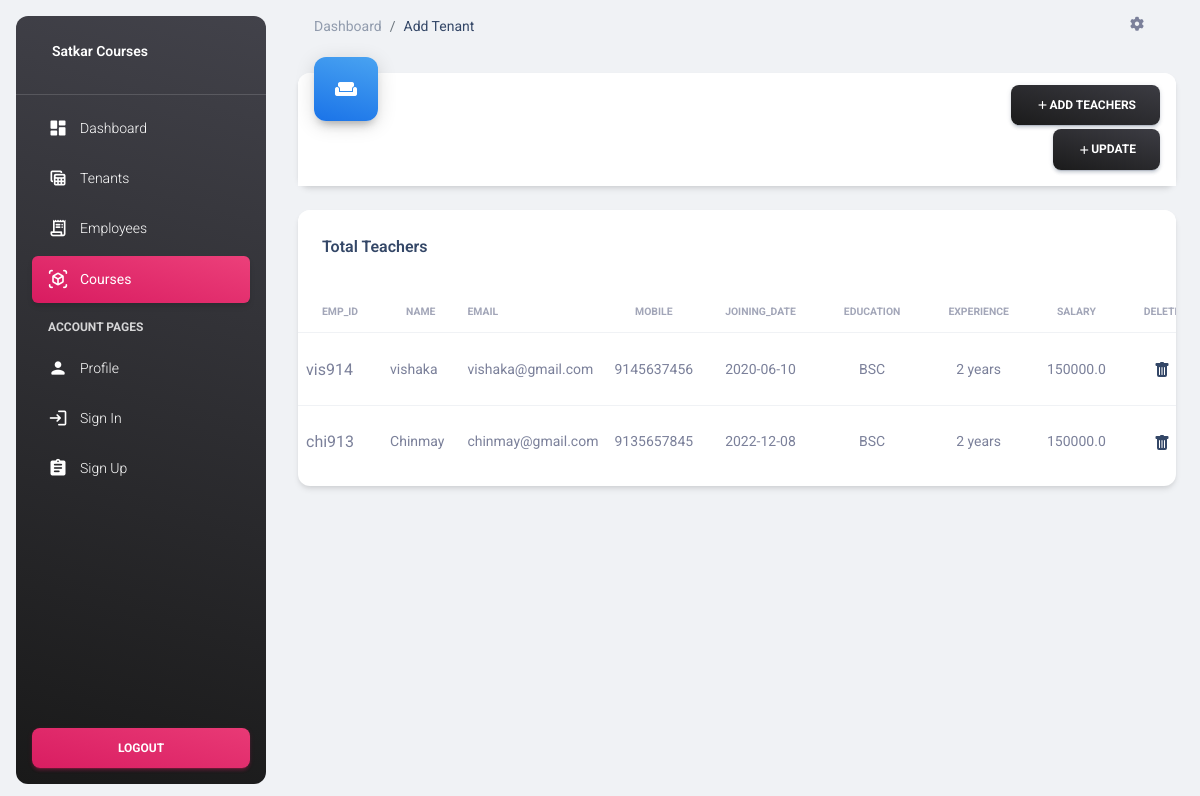
Screenshot of /teacher with the database file from the repository.
### home/models.py (models this page shows, shortened)
class Teacher(models.Model):
    Emp_Id = models.CharField(max_length=100)
    Name = models.CharField(max_length=100)
    Email = models.EmailField(max_length=100)
    Mobile = models.CharField(max_length=10)
    Joining_Date = models.CharField(max_length=255)
    Education = models.CharField(max_length=100)
    Expriance = models.CharField(max_length=100)
    Privies_salary = models.FloatField()
    is_active=models.BooleanField(default=True)

### home/views.py (the view)
# urls.py: path('teacher', views.teacher, name='teacher'),
def teacher(request):
    t_data = Teacher.objects.all()
    return render(request,'teacher.html',{'t_data':t_data})

### home/templates/teacher.html (shortened to what this page needs)
{%load static%}
<!DOCTYPE html>
<html lang="en">
<head>
  <link href="css/nucleo-icons.css" rel="stylesheet" />
  <link href="css/nucleo-svg.css" rel="stylesheet" />
  <link id="pagestyle" href="{%static 'css/material-dashboard.css'%}" rel="stylesheet" />
</head>
<body class="g-sidenav-show  bg-gray-200">
  <aside
    class="sidenav navbar navbar-vertical navbar-expand-xs border-0 border-radius-xl my-3 fixed-start ms-3   bg-gradient-dark"
    id="sidenav-main">
    <div class="sidenav-header">
      <a class="navbar-brand m-0" href=" " target="_blank">
        <span class="ms-1 font-weight-bold text-white">Satkar Courses</span>
      </a>
    </div>
    <hr class="horizontal light mt-0 mb-2">
    <div class="collapse navbar-collapse  w-auto  max-height-vh-100" id="sidenav-collapse-main">
      <ul class="navbar-nav">
        <li class="nav-item">
          <a class="nav-link text-white" href="dashboard">
            <div class="text-white text-center me-2 d-flex align-items-center justify-content-center">
              <i class="material-icons opacity-10">dashboard</i>
            </div>
            <span class="nav-link-text ms-1">Dashboard</span>
          </a>
        </li>
        <li class="nav-item">
          <a class="nav-link text-white " href="#">
            <div class="text-white text-center me-2 d-flex align-items-center justify-content-center">
              <i class="material-icons opacity-10">table_view</i>
            </div>
            <span class="nav-link-text ms-1">Tenants</span>
          </a>
        </li>
        <li class="nav-item">
          <a class="nav-link text-white " href="#">
            <div class="text-white text-center me-2 d-flex align-items-center justify-content-center">
              <i class="material-icons opacity-10">receipt_long</i>
            </div>
            <span class="nav-link-text ms-1">Employees</span>
          </a>
        </li>
        <li class="nav-item">
          <a class="nav-link text-white active bg-gradient-primary" href="course">
            <div class="text-white text-center me-2 d-flex align-items-center justify-content-center">
              <i class="material-icons opacity-10">view_in_ar</i>
            </div>
            <span class="nav-link-text ms-1">Courses</span>
          </a>
        </li>
        <li class="nav-item mt-3">
          <h6 class="ps-4 ms-2 text-uppercase text-xs text-white font-weight-bolder opacity-8">Account pages</h6>
        </li>
        <li class="nav-item">
          <a class="nav-link text-white " href="#">
            <div class="text-white text-center me-2 d-flex align-items-center justify-content-center">
              <i class="material-icons opacity-10">person</i>
            </div>
            <span class="nav-link-text ms-1">Profile</span>
          </a>
        </li>
        <li class="nav-item">
          <a class="nav-link text-white " href="/">
            <div class="text-white text-center me-2 d-flex align-items-center justify-content-center">
              <i class="material-icons opacity-10">login</i>
            </div>
            <span class="nav-link-text ms-1">Sign In</span>
          </a>
        </li>
        <li class="nav-item">
          <a class="nav-link text-white " href="sign_up">
            <div class="text-white text-center me-2 d-flex align-items-center justify-content-center">
              <i class="material-icons opacity-10">assignment</i>
            </div>
            <span class="nav-link-text ms-1">Sign Up</span>
          </a>
        </li>
      </ul>
    </div>
    <div class="sidenav-footer position-absolute w-100 bottom-0 ">
      <div class="mx-3">
        <a class="btn bg-gradient-primary mt-4 w-100" href="lgout" type="button">Logout</a>
      </div>
    </div>
  </aside>
  <main class="main-content position-relative max-height-vh-100 h-100 border-radius-lg ">
    <nav class="navbar navbar-main navbar-expand-lg px-0 mx-4 shadow-none border-radius-xl" id="navbarBlur"
      navbar-scroll="true">
      <div class="container-fluid py-1 px-3">
        <nav aria-label="breadcrumb">
          <ol class="breadcrumb bg-transparent mb-0 pb-0 pt-1 px-0 me-sm-6 me-5">
            <li class="breadcrumb-item text-sm"><a class="opacity-5 text-dark" href="javascript:;">Dashboard</a></li>
            <li class="breadcrumb-item text-sm text-dark active" aria-current="page">Add Tenant</li>
          </ol>
        </nav>
        <div class="collapse navbar-collapse mt-sm-0 mt-2 me-md-0 me-sm-4" id="navbar">
          <ul class="navbar-nav  justify-content-end">
            <li class="nav-item px-3 d-flex align-items-center">
              <a href="javascript:;" class="nav-link text-body p-0">
                <i class="fa fa-cog fixed-plugin-button-nav cursor-pointer"></i>
              </a>
            </li>
          </ul>
        </div>
      </div>
    </nav>
    <div class="container-fluid py-4">
      <div class="row">
        <div class="col-xl-12 col-sm-6 mb-xl-0 mb-4">
          <div class="card">
            <div class="card-header p-3 pt-2">
              <div
                class="icon icon-lg icon-shape bg-gradient-info shadow-dark text-center border-radius-xl mt-n4 position-absolute">
                <i class="material-icons opacity-10">weekend</i>
              </div>
              <div class="text-end pt-1">
                <a class="btn bg-gradient-dark mb-0" href="javascript:;" data-bs-toggle="modal"
                  data-bs-target="#exampleModal"><i class="material-icons text-sm">add</i>Add Teachers</a>
              </div>
               <div class="text-end pt-1">
                <a class="btn bg-gradient-dark mb-0" href="javascript:;" data-bs-toggle="modal"
                  data-bs-target="#UpdateModal"><i class="material-icons text-sm">add</i>Update</a>
              </div>
            </div>
          </div>
        </div>
      </div>
      <div class="row mt-4 mb-4">
        <div class="col-lg-12 col-md-6 mb-md-0 mb-4">
          <div class="card">
            <div class="card-header pb-0">
              <div class="row">
                <div class="col-lg-6 col-7">
                  <h6>Total Teachers</h6>
                </div>
              </div>
            </div>
            <div class="card-body px-0 pb-2">
              <div class="table-responsive">
                <table class="table align-items-center mb-0">
                  <thead>
                    <tr>
                      <th class="text-uppercase text-secondary text-xxs font-weight-bolder opacity-7">Emp_Id</th>
                      <th class="text-uppercase text-secondary text-xxs font-weight-bolder opacity-7">Name</th>
                      <th class="text-uppercase text-secondary text-xxs font-weight-bolder opacity-7 ps-2">Email</th>
                      <th class="text-center text-uppercase text-secondary text-xxs font-weight-bolder opacity-7">Mobile</th>
                      <th class="text-center text-uppercase text-secondary text-xxs font-weight-bolder opacity-7">
                        Joining_Date</th>
                      <th class="text-center text-uppercase text-secondary text-xxs font-weight-bolder opacity-7">Education
                      </th>
                      <th class="text-center text-uppercase text-secondary text-xxs font-weight-bolder opacity-7">Experience
                      </th>
                      <th class="text-center text-uppercase text-secondary text-xxs font-weight-bolder opacity-7">
                        Salary</th>
                      <th class="text-center text-uppercase text-secondary text-xxs font-weight-bolder opacity-7">
                        Delete</th>
                    </tr>
                  </thead>
                  <tbody>
                    {% for i in t_data %}
                    <tr>
                      <td><input type="hidden" name="uid" value={{i.id}}>{{i.Emp_Id}}</td>
                      <td class="align-middle text-sm">{{i.Name}}</td>
                      <td class="align-middle text-sm">{{i.Email}}</td>
                      <td class="align-middle text-center text-sm">{{i.Mobile}}</td>
                      <td class="align-middle text-center text-sm">{{i.Joining_Date}}</td>
                      <td class="text-center text-sm">{{i.Education}}</td>
                      <td class="text-center text-sm">{{i.Expriance}}</td>
                      <td class="text-center text-sm">{{i.Privies_salary}}</td>
                      <td class="text-center text-sm"><a href="delete_teacher?Eid={{i.id}}"><span></span></a></td>
                    </tr>
                    <tr>
                      {%endfor%}
                    </tbody>
                </table>
              </div>
            </div>
          </div>
        </div>
      </div>
    </div>
  </main>
</body>
</html>

### home/static/css/nucleo-svg.css (style rules this page uses)
.icon { display: inline-block; color: #111111; height: 1em; width: 1em; }
.icon-lg { height: 1.6em; width: 1.6em; }
.icon { fill: currentColor; stroke: none; }

### rows the page displays
Teacher: Emp_Id "vis914", Name "vishaka", Email "vishaka@gmail.com", Mobile "9145637456", Joining_Date "2020-06-10", Education "BSC", Expriance "2 years", Privies_salary "150000.0"
Teacher: Emp_Id "chi913", Name "Chinmay", Email "chinmay@gmail.com", Mobile "9135657845", Joining_Date "2022-12-08", Education "BSC", Expriance "2 years", Privies_salary "150000.0"
